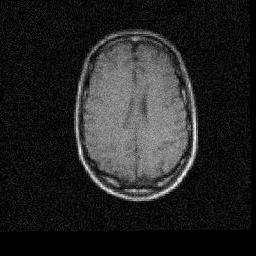
#> input picture data/BrainMRI_1_registered_rigid_6_23_0.jpg, 256 x 256 px; the run also reads 1 picture not shown here
$ python compare_pairs.py ../../data/BrainMRI_1_registered_rigid_6_23_0.jpg ../../data/BrainMRI_2_registered_rigid_6_23_0.jpg
#> lines starting #> are read from the running program, lines starting #| are printed output that depends on the picture
### tools/io.py
import nibabel as nib
import numpy as np
import os
from PIL import Image

"""
    --------------------------------------------------------------------------------------
    --------------------------------------------------------------------------------------
                                             TP3
    --------------------------------------------------------------------------------------
    --------------------------------------------------------------------------------------
"""
# [11 lines left out: functions read_grad_file, save_nifti_img, not called in this run]

"""
    --------------------------------------------------------------------------------------
    --------------------------------------------------------------------------------------
                                             TP2
    --------------------------------------------------------------------------------------
    --------------------------------------------------------------------------------------
"""

# [29 lines left out: function save_2d_image, not called in this run]

def split_name_with_nii(filename):
    """
    Splits a filename into the base name and extension, handling special cases for '.nii' and '.nii.gz' extensions.

    Parameters:
    filename (str): The file name to split.

    Returns:
    tuple: A tuple containing the base name of the file and its extension.
    """
    base, ext = os.path.splitext(filename)

    if ext == ".gz":
        # Test if we have a .nii additional extension
        tmp_base, extra_ext = os.path.splitext(base)

        if extra_ext == ".nii":
            ext = extra_ext + ext
            base = tmp_base

    return base, ext


def image_to_data(filename):
    """
    Converts an image file to a data array based on its file type.

    Parameters:
    filename (str): The file path of the image.

    Returns:
    numpy.ndarray: The image data, converted to grayscale if applicable, or reoriented if a '.nii' or '.nii.gz' file.
    """
    _ , extension = split_name_with_nii(filename)
    if extension in ['.png', '.jpg']:
        image = Image.open(filename)
        data = np.array(image).astype(int)
    elif extension in ['.nii', '.nii.gz']:
        image = check_valid_image(filename)
        data = reorient_data_rsa(image)
    return data

def data_to_bins(data, bins):
    """
    Bins data values into discrete bins and returns the bin indices, bin ranges, and bin centers.

    Parameters:
    data (numpy.ndarray): The input data to bin.
    bins (int): Number of bins to divide the data into.

    Returns:
    tuple: (binned_data, bin_ranges, bin_centers)
        binned_data (numpy.ndarray): Data with values mapped to bin indices.
        bin_ranges (list of tuples): The range of intensities for each bin.
        bin_centers (numpy.ndarray): The center intensity for each bin.
    """
    min_val, max_val = np.min(data), np.max(data)
    bin_edges = np.linspace(min_val, max_val, bins + 1)
    binned_data = np.digitize(data, bins=bin_edges) - 1


    bin_ranges = [(bin_edges[i], bin_edges[i+1]) for i in range(len(bin_edges) - 1)]
    bin_centers = np.array([(edge[0] + edge[1]) / 2 for edge in bin_ranges])
    bin_centers = np.append(bin_centers, max_val)
    return binned_data, bin_centers

"""
    --------------------------------------------------------------------------------------
    --------------------------------------------------------------------------------------
                                             TP1
    --------------------------------------------------------------------------------------
    --------------------------------------------------------------------------------------
"""

# [54 lines left out: functions check_valid_image, reorient_data_rsa, not called in this run]

import os
import nibabel as nib

# [45 lines left out: function save_nifti_image, not called in this run]

### tools/display.py
import matplotlib.pyplot as plt
import numpy as np
from matplotlib.widgets import Slider
from tools import math, io
from plotly.subplots import make_subplots
import plotly.graph_objects as go


"""
    --------------------------------------------------------------------------------------
    --------------------------------------------------------------------------------------
                                             TP3
    --------------------------------------------------------------------------------------
    --------------------------------------------------------------------------------------
"""

# [56 lines left out: function display_q_space, not called in this run]

"""
    --------------------------------------------------------------------------------------
    --------------------------------------------------------------------------------------
                                             TP2
    --------------------------------------------------------------------------------------
    --------------------------------------------------------------------------------------
"""
def plt_display_joint_hist(data1, data2, bins):
    """
    Display a joint histogram and intensity histograms for two input image data, along with similarity metrics.

    Parameters
    ----------
    data1 : numpy.ndarray
        The first input image data as a numpy array.
    data2 : numpy.ndarray
        The second input image data as a numpy array.
    bins : int
        Number of bins to use for the histograms.

    Notes
    -----
    This function:
    - Computes the joint histogram of two input images and displays it as a heatmap.
    - Displays individual intensity histograms for each input image.
    - Calculates and displays image quality metrics, including:
        - SSD (Sum of Squared Differences) between the images.
        - CR (Correlation Ratio) between the images.
        - IM (Information Measure) of correlation.

    Returns
    -------
    None
    """

    # Assuming io.data_to_bins and math.joint_histogram are defined functions in the same module
    data_bins_1, bin_centers_1 = io.data_to_bins(data1, bins)
    data_bins_2, bin_centers_2 = io.data_to_bins(data2, bins)

    joint_hist = math.joint_histogram(data_bins_1, data_bins_2)
    joint_hist_log = np.log1p(joint_hist)

    fig = make_subplots(
        rows=2, cols=2,
        row_heights=[0.8, 0.2], column_widths=[0.2, 0.8],
        specs=[[{"type": "xy"}, {"type": "heatmap"}],
               [None, {"type": "xy"}]],
        horizontal_spacing=0., vertical_spacing=0.1
    )

    # Joint histogram heatmap
    fig.add_trace(go.Heatmap(
        z=joint_hist_log,
        x=bin_centers_2,
        y=bin_centers_1,
        colorscale='Hot',
        colorbar=dict(title='Log Scale Intensity')
    ), row=1, col=2)

    # Individual histogram for data1
    fig.add_trace(go.Histogram(
        y=data1.flatten(),
        nbinsy=bins,
        marker=dict(color='white', opacity=1),
        showlegend=False
    ), row=1, col=1)

    # Individual histogram for data2
    fig.add_trace(go.Histogram(
        x=data2.flatten(),
        nbinsx=bins,
        marker=dict(color='white', opacity=1),
        showlegend=False
    ), row=2, col=2)

    # Calculate and display statistics
    stats_text = ""
    stats_text += f"bin number: {bins} <br>"
    ssd = math.ssd(data1,data2)
    stats_text += f"SSD: {ssd:.3f} <br>"
    ssd_jh = math.ssd_joint_hist(joint_hist, bin_centers_1, bin_centers_2)
    stats_text += f"<br> USING JOINT HIST: <br> <br>"
    stats_text += f"SSD: {ssd_jh:.3f} <br>"
    cr = math.cr(joint_hist)
    stats_text += f"cr: {cr:.3f} <br>"
    im = math.IM(joint_hist)
    stats_text += f"IM: {im:.3f}"


    fig.add_annotation(
        text=stats_text,
        xref="paper", yref="paper",
        x=0.00001, y=-0.01,
        showarrow=False,
        font=dict(size=16, color="white"),
        align="left",
        bordercolor="black",
        borderwidth=1,
        bgcolor="black",
        opacity=0.7
    )
    fig.update_layout(
        title="Joint Histogram and Similatry Metrics",
        height=1000, width=1300,
        template="plotly_dark"
    )

    fig.show()

# [197 lines left out: functions display_joint_hist, display_grids, display_transformed_image, display_registration, not called in this run]

"""
    --------------------------------------------------------------------------------------
    --------------------------------------------------------------------------------------
                                             TP1
    --------------------------------------------------------------------------------------
    --------------------------------------------------------------------------------------
"""

# [181 lines left out: functions update_display, display_image, display_stats, not called in this run]

### tools/math.py
import numpy as np
from skimage.transform import resize
from PIL import Image

"""
    --------------------------------------------------------------------------------------
    --------------------------------------------------------------------------------------
                                             TP2
    --------------------------------------------------------------------------------------
    --------------------------------------------------------------------------------------
"""

def joint_histogram(data1, data2):
    """
    Compute and display the joint histogram of two grayscale images.

    Parameters:
    data1 (numpy.ndarray): First grayscale image.
    data2 (numpy.ndarray): Second grayscale image.

    Returns:
    numpy.ndarray: Joint histogram of the two images.
    """
    flat_img1 = data1.flatten()
    flat_img2 = data2.flatten()

    # Initialize the joint histogram
    joint_hist = np.zeros((data1.max()+1, data2.max()+1), dtype=np.int32)

    # Loop over the flattened arrays and populate the joint histogram
    for i in range(len(flat_img1)):
        joint_hist[flat_img1[i], flat_img2[i]] += 1

    #Question 1)b)
    assert np.sum(joint_hist) == data1.size == data2.size

    return joint_hist


def ssd_joint_hist(joint_hist, bin_centers_1, bin_centers_2):
    """
    Calculate the Sum of Squared Differences (SSD) between two images based on the joint histogram.

    Parameters:
    joint_hist (numpy.ndarray): Joint histogram of the two images.
    bin_centers_1 (numpy.ndarray): Array of bin centers for the first image intensities.
    bin_centers_2 (numpy.ndarray): Array of bin centers for the second image intensities.

    Returns:
    float: The sum of squared differences between I and J.
    """
    # Reshape bin centers to enable broadcasting
    i_vals = bin_centers_1[:, np.newaxis]
    j_vals = bin_centers_2[np.newaxis, :]
    # Compute the squared difference (i - j)^2 using broadcasting
    squared_diff = (i_vals - j_vals) ** 2
    ssd_value = np.sum(joint_hist * squared_diff)

    return ssd_value

def ssd(I, J):
    """Calculate the Sum of Squared Differences (SSD) between two images."""
    return np.sum((I.astype(float) - J.astype(float)) ** 2)


def cr(joint_hist):
    """
    Calculate the Correlation Coefficient (CR) between two images based on the joint histogram.
    Parameters:
    joint_hist (numpy.ndarray): Joint histogram of the two images.

    Returns:
    float: The Correlation Coefficient between I and J.
    """
    # Normalize joint histogram
    joint_hist = joint_hist / np.sum(joint_hist)

    i_vals = np.arange(joint_hist.shape[0])[:, None]  # Column vector for intensities in I
    j_vals = np.arange(joint_hist.shape[1])[None, :]  # Row vector for intensities in J

    # Calculate weighted means
    mean_I = np.sum(i_vals * joint_hist)
    mean_J = np.sum(j_vals * joint_hist)

    # Calculate numerator
    numerator = np.sum(joint_hist * (i_vals - mean_I) * (j_vals - mean_J))

    # Calculate denominator
    var_I = np.sum(joint_hist * (i_vals ** 2)) - mean_I ** 2
    var_J = np.sum(joint_hist * (j_vals ** 2)) - mean_J ** 2
    denominator = np.sqrt(var_I * var_J)

    if denominator == 0:  # To prevent division by zero
        return 0

    return numerator / denominator


def IM(joint_hist):
    """
    Calculate the Mutual Information (MI) between two images.
    Parameters:
    joint_hist (numpy.ndarray): Joint histogram of the two images.

    Returns:
    float: The Mutual Information between I and J.
    """
    # Normalize joint histogram
    joint_prob = joint_hist / np.sum(joint_hist)

    # Marginal probabilities for each image
    p_i = np.sum(joint_prob, axis=1, keepdims=True)
    p_j = np.sum(joint_prob, axis=0, keepdims=True)

    # Avoid 0 by masking
    mask = joint_prob > 0

    mi = np.sum(joint_prob[mask] * np.log(joint_prob[mask] / (p_i @ p_j)[mask]))

    return mi

# [12 lines left out: function initialize_grid_points, not called in this run]

"""
    --------------------------------------------------------------------------------------
    --------------------------------------------------------------------------------------
                                             TP1
    --------------------------------------------------------------------------------------
    --------------------------------------------------------------------------------------
"""

# [127 lines left out: functions michelson, rms, mIP, calc_projection, adjust_image_to_shape, desample_image, not called in this run]

### scripts/TP2/compare_pairs.py
#! /usr/bin/env python
"""
This script displays intensity histograms and statistical comparison of two grayscale images.

Features:
- Display an intensity histogram for each input image with configurable bins.
- If images are normalized (values between 0 and 1), they are rescaled before histogram calculation.

Usage:
------
Example of running the script:

    compare_images <in_image_1> <in_image_2> --bins <num_bins>

Parameters:
-----------
in_image_1: str
    Path to the first input image.
in_image_2: str
    Path to the second input image.
--bins: int, optional
    Number of bins to use for the intensity histogram and joint histogram. Default is 256.
--plt: flag, optional
    If specified, uses Matplotlib for displaying the histograms (default is False).
"""

import argparse
from tools import io, display

def _build_arg_parser():
    p = argparse.ArgumentParser(formatter_class=argparse.RawTextHelpFormatter,
                                description=__doc__)

    p.add_argument('in_image_1',
                   help='Input image 1.'),
    p.add_argument('in_image_2',
                   help='Input image 2.')
    p.add_argument('--bins', type=int, default=256,
                   help='number of bins.')
    p.add_argument('--plt',action='store_true', default=True,
                   help='display using matplotlib.')
    return p

def main():
    parser = _build_arg_parser()
    args = parser.parse_args()


    data1 = io.image_to_data(args.in_image_1)
#> in image_to_data, image is the input picture: PIL image 256x256 L; min 0, max 255, mean 35.8
    data2 = io.image_to_data(args.in_image_2)
    if args.plt :
        display.plt_display_joint_hist(data1 ,data2 ,bins=args.bins)
#> in data_to_bins, `min_val, max_val = np.min(data), np.max(data)`: min_val = 0; max_val = 255
#> in data_to_bins, `bin_centers = np.append(bin_centers, max_val)`: bin_centers = 257 values from 0.498 to 255
#> after the loop in joint_histogram, `for i in range(len(flat_img1)):`:
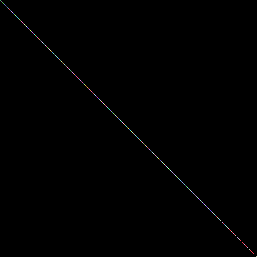
#> joint_hist: shape (257, 257) int32; 143 distinct labels, from 0 to 9969; one colour per label, 0 black
#> in plt_display_joint_hist, `ssd = math.ssd(data1,data2)`: ssd = 0
#> in plt_display_joint_hist, `stats_text += f"SSD: {ssd:.3f} <br>"`: stats_text = 'bin number: 256 <br>SSD: 0.000 <br>'
#> in ssd_joint_hist, `i_vals = bin_centers_1[:, np.newaxis]`: i_vals = 257 values from 0.498 to 255
#> in ssd_joint_hist, `squared_diff = (i_vals - j_vals) ** 2`:
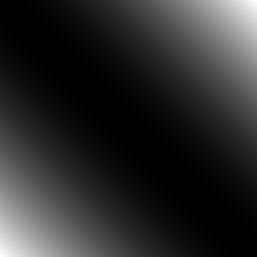
#> squared_diff: shape (257, 257) float64; min 0, max 64771.2, mean 10921.2; drawn with min black and max white
#> in ssd_joint_hist, `ssd_value = np.sum(joint_hist * squared_diff)`: ssd_value = 0
#> in cr, `mean_I = np.sum(i_vals * joint_hist)`: mean_I = 35.75
#> in cr, `numerator = np.sum(joint_hist * (i_vals - mean_I) * (j_vals - mean_J))`: numerator = 2238.1
#> in plt_display_joint_hist, `cr = math.cr(joint_hist)`: cr = 1
#> in IM, `p_i = np.sum(joint_prob, axis=1, keepdims=True)`: p_i = 257 values, max 0.152 at index 0, min 0 at index 221, mean 0.00389
#> in IM, `mask = joint_prob > 0`:
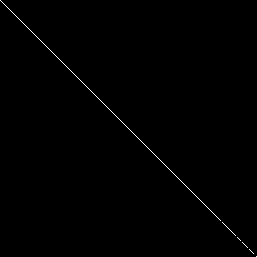
#> mask: shape (257, 257) bool; 0.38% white in thin lines or dots
#> in IM, `mi = np.sum(joint_prob[mask] * np.log(joint_prob[mask] / (p_i @ p_j)[m..`: mi = 4.17
    else :
        display.display_joint_hist(data1 ,data2 ,bins=args.bins)

if __name__ == "__main__":
    main()
